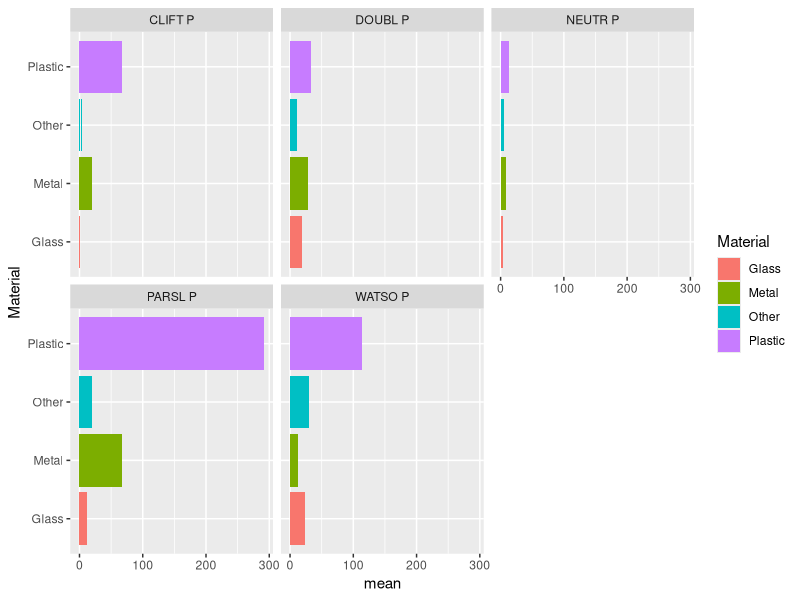
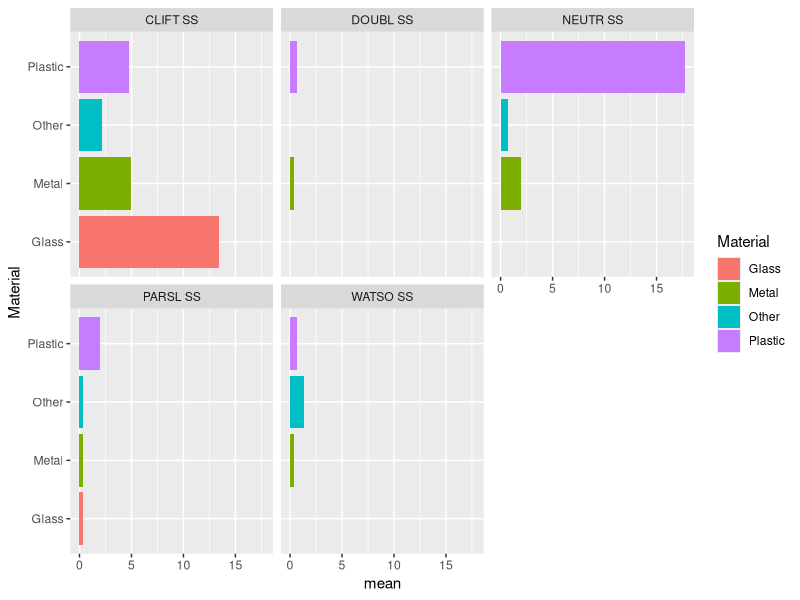

Here is the R script that generated these plots, in order: (Note: this script raises an error after producing the figures.)
## ---- chunk 1
knitr::opts_chunk$set(echo = TRUE)
## ---- chunk 2
lib.load = c("here", "ggplot2", "dplyr", "lubridate", "forcats", "ggthemes", "knitr", "kableExtra") 
lapply(lib.load, require, character.only = TRUE) 

## ---- chunk 3
data <- read.csv(file="data/all_data.csv", header=T, sep=",")
data$Date <- dmy(data$Date)
data$Notes <- as.character(data$Notes)

site_select <- data %>%
  filter(Team=="UNSW" & Location %in% c("DOUBL","WATSO","PARSL","NEUTR","CLIFT")) %>%
  select(-Habitat2, -Fragment, -Whole)
## ---- chunk 4
item_code <- read.csv(file="data/CSIRO-code.csv", header=T, sep=",") #load item names
item_code <- item_code %>%
  select(ID, item_name) #filter out material as some item types may have more than one material type (ex. fishing items, furniture)
## ---- chunk 5
#create a count for number of surveys
sampling_dates <- data %>%
  group_by(Location) %>%
  filter(Team=="UNSW") %>%
  count(Date)

#take away the debris count
sampling_dates$n <- NULL

sampling_dates <- sampling_dates %>%
  count(Location) %>%
  arrange(desc(n)) %>%
  rename(NumberSurveys=n)

#join survey to site select
site_select <- left_join(site_select, sampling_dates, by="Location")
## ---- chunk 6
#normalise sites
site_total_item <- site_select %>%
  group_by(Site, Material, ID) %>%
  mutate(mean=sum(Total)/NumberSurveys, #mean of item type per site
         mean_sd=sd(Total)) %>% #sd of item type per site
        ungroup()

site_total_item <- site_total_item %>%
  select(Location, Habitat, Site, Material, ID, mean, mean_sd) %>%
  filter(mean > 0) %>%
  distinct()
  
site_total_item <- left_join(site_total_item, item_code, by="ID")

top_items_per_site <- site_total_item %>% group_by(Site) %>% top_n(2, mean)
## ---- chunk 7
item_total <- site_select %>%
  group_by(Material, ID) %>%
  mutate(sum=sum(Total), #sum of total items by type
         sd=sd(Total)) %>% #sd of total items by type
        select(ID, Material, sum, sd) %>% #remove irrelevant columns
        filter(sum>0) %>% #remove null values
        arrange(desc(sum)) %>% #show high counts first
        distinct() %>% #remove duplicate entries
        ungroup()

item_total <- left_join(item_total, item_code, by="ID") #join item names

top_items <- item_total %>% top_n(20, sum) #show top 20 items over all surveys combined

rmarkdown::paged_table(top_items) %>% #print clean table
kable("html", col.names = c("ID", "Material", "Sum", "SD", "Name"),
      caption = "Top 20 items across all surveys") %>% 
  kable_styling(bootstrap_options="condensed", position="left") %>%
  scroll_box(width = "100%", height = "500px")
## ---- chunk 8
#normalise sites
site_total_mat <- site_select %>%
  group_by(Site, Material) %>%  #group by material findings at each site
  summarise(mean=mean(Total), #mean of item type per site
         mean_sd=sd(Total)) %>% #sd of item type per site
        ungroup()

# plyr version of the same thing:
# site_total_mat <- plyr::ddply(site_select,
#                         .(Site, Material), # group by these factors
#                         summarise,
#                         mean=mean(Total),
#                         sd=sd(Total)
#                         )


site_total_mat <- site_total_mat %>%
  filter(mean > 0) %>% #remove 0 values
  distinct() #remove duplicates

# rename material categories 
var_change <- c("Ceramic", "Undetermined", "E-Waste", "Paper", "Construction", "Organic", "Unknown", "Timber", "Foam", "Brick or Cement", "Rubber", "Cloth", "") #state variables to rename
site_total_mat$Material <- as.character(site_total_mat$Material) #change Material to character
site_total_mat$Material[site_total_mat$Material %in% var_change] = "Other" #set categories to Other

#top materials at each site by mean
top_mat_per_site <- site_total_mat %>% group_by(Site) %>% top_n(1, mean)

rmarkdown::paged_table(top_mat_per_site) %>% #print clean table
kable("html", col.names = c("Site", "Material", "Mean", "SD"),
      caption = "Top Material Type per Site") %>% 
  kable_styling(bootstrap_options="condensed", position="left") %>%
  scroll_box(width = "100%", height = "500px")
## ---- chunk 9
P <- site_select %>%
  filter(Habitat=="P") #isolate pier sites

total_P <- P %>%
  group_by(Site, Material, ID) %>% #looking at item types per site
  summarise(item_total=sum(Total), #total number of each item per site
            mean=item_total/unique(NumberSurveys)) %>% #mean of each item per site
  arrange(desc(mean)) #listed by largest means

total_P <- left_join(total_P, item_code, by="ID") #adding item name

# total_P <- total_P %>%
#   filter(mean>0) #filter out zero values

total_P$Material <- as.character(total_P$Material) #change Material to character
total_P$Material[total_P$Material %in% var_change] = "Other" #set categories to Other

p_total_P <- total_P %>%
  mutate(item_name=fct_reorder(item_name,desc(mean))) %>%
  ggplot( aes(x=Material, y=mean, fill=Material)) +
  geom_col() +
  coord_flip() +
  facet_wrap(~Site)

p_total_P

# ggsave(filename = "figures/total_p.png", plot = p_total_P, dpi = 600)
## ---- chunk 10
SS <- site_select %>%
  filter(Habitat=="SS")

total_SS <- SS %>%
  group_by(Site, Material, ID) %>% #looking at item types per site
  summarise(item_total=sum(Total), #total number of each item per site
            mean=item_total/unique(NumberSurveys)) %>% #mean of each item per site
  arrange(desc(mean)) #listed by largest means

total_SS <- left_join(total_SS, item_code, by="ID") #adding item name

# total_SS <- total_SS %>%
#   filter(mean>0) #filter out zero values

total_SS$Material <- as.character(total_SS$Material) #change Material to character
total_SS$Material[total_SS$Material %in% var_change] = "Other" #set categories to Other

p_total_SS <- total_SS %>%
  mutate(item_name=fct_reorder(item_name,desc(mean))) %>% 
  ggplot( aes(x=Material, y=mean, fill=Material)) +
  geom_col() +
  coord_flip() + 
  facet_wrap(~Site)

p_total_SS

# ggsave(filename = "figures/total_ss.png", plot = p_total_SS, dpi = 600)
## ---- chunk 11
fishing <- site_select %>%
  group_by(Site, Fishing) %>% #group by fishing or non-fishing
  summarise(item_total=sum(Total), #total fishing items
            mean=item_total/unique(NumberSurveys)) %>% #total per survey
  arrange(desc(mean))

site_habitat <- site_select %>%
  select(Site, Habitat, Location) %>% #create df for labeling
fishing <- left_join(fishing, site_habitat, by="Site") #join for labeling

p_fishing <- fishing %>%
  ggplot( aes(x=Habitat, y=mean, fill=Fishing)) +
  geom_bar(position="stack", stat="identity") +
  facet_wrap(~Location)

p_fishing

ggsave(filename = "figures/fishing.png", plot = p_fishing, dpi = 600)
## ---- chunk 12
habitat <- site_select %>%
  group_by(Location, Habitat, Material) %>%
  summarise(item_total=sum(Total), #total number of each material type per site
            mean=item_total/unique(NumberSurveys), #mean of each material type per site
            mean_sd=sd(Total)) %>% #sd of each material type per site
  arrange(desc(mean))

# habitat <- habitat %>%
#   filter(mean>0) %>% #filter null values

habitat$Material <- as.character(habitat$Material) #change Material to character
habitat$Material[habitat$Material %in% var_change] = "Other" #set categories to Other

p_habitat <- habitat %>%
  ggplot( aes(x=Habitat, y=mean, fill=Material)) +
  geom_bar(position="stack", stat="identity") +
  ggtitle("Mean of debris items per survey") +
  facet_wrap(~Location)
p_habitat

ggsave(filename = "figures/habitat.png", plot = p_habitat, dpi = 600)
## ---- chunk 13
site_select_sum <- site_select %>%
  group_by(Date, Location, Habitat) %>%
  summarise(sum=sum(Total), mean=mean(Total), sd=sd(Total))

    
    top_Round <- df.sum %>%
      group_by(Cycle) %>%
      top_n(5, sum) 
    
time_line <- ggplot(site_select_sum, aes(x=Date, y=sum, group=Habitat, colour=Habitat)) +
      geom_line() +
      geom_point() +
      ggtitle("Debris count per Survey") +
      guides(colour=guide_legend("Item type")) +
      ylab("Total item count") +
      facet_wrap(~Location)
    time_line
    
    ggsave(filename = "figures/timeline.png", plot = time_line, dpi = 600)
